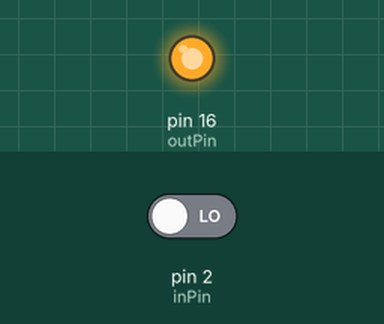
The sketch below on a simulated Arduino Uno, built with avr-gcc and run on an emulated ATmega328P. Shown: output pins drawn as LEDs (lit = HIGH). The test bench sets the inputs (shaded band); at power-on: pin 2 (inPin) LOW.

Above: at 1.2 s.
1.3 s: pin 2 (inPin) driven HIGH
At 2.7 s:
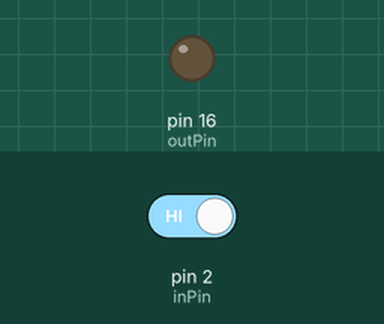
Timing chart, 0 to 4.3 s (numbered marks = the images above; inputs shaded):
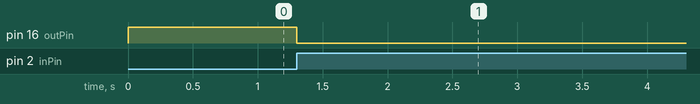

The sketch:

Project2.ino
```cpp
int inPin = 2;
int outPin = 16;

int state = HIGH;
int reading;
int previous = LOW;

long timer = 0;
long debounce = 200;

void setup(){
  pinMode (inPin, INPUT);
  pinMode (outPin, OUTPUT);
}

void loop(){
  reading = digitalRead(inPin);

  if (reading == HIGH && previous == LOW && millis() - timer > debounce)
  {
    if (state == HIGH)
      state = LOW;
    else
      state = HIGH;

    timer = millis();
  }

  digitalWrite(outPin, state);

  previous = reading;
}
```

Measured:
- after the input at 1.3 s, pin 16 (outPin): HIGH → LOW at once
